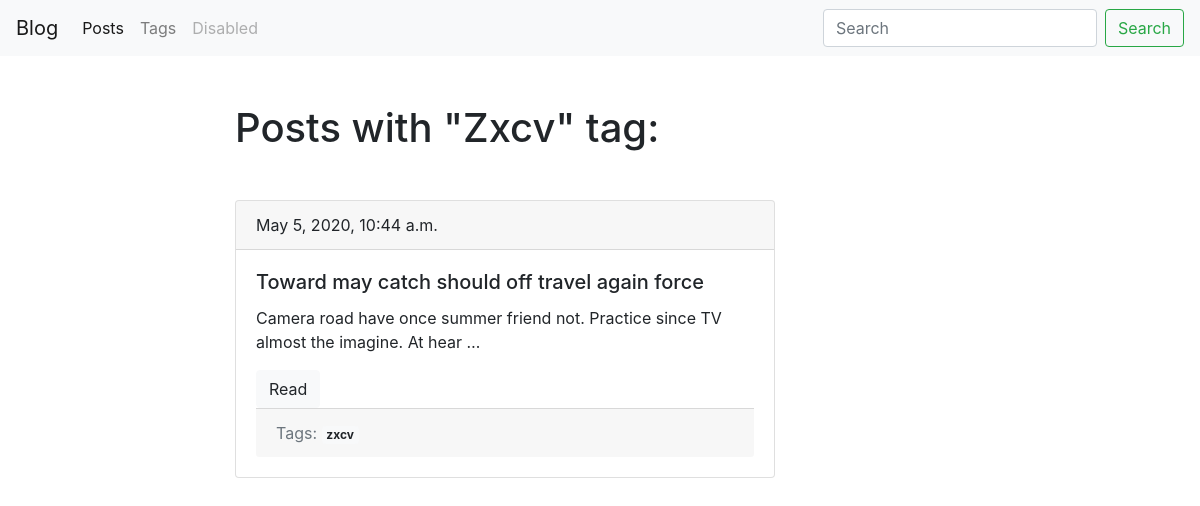
Page /blog/tag/zxcv/ on the committed database.
### blog/models.py (models this page shows, shortened)
class Tag(models.Model):
    title = models.CharField(max_length=50)
    slug = models.SlugField(max_length=70, blank=True, unique=True)
    def get_absolute_url(self):
        return reverse('tag_detail_url', kwargs={'slug': self.slug})
    class Meta:
        ordering = ['title']

class Post(models.Model):
    title = models.CharField(max_length=150, db_index=True)
    slug = models.SlugField(max_length=200, blank=True, unique=True)
    body = models.TextField(blank=True, db_index=True)
    tags = models.ManyToManyField('Tag', blank=True, related_name='posts')
    date_pub = models.DateTimeField(auto_now_add=True)
    def get_absolute_url(self):
        return reverse('post_detail_url', kwargs={'slug': self.slug})
    class Meta:
        ordering = ['-date_pub']

### blog/views.py (the view)
# urls.py: path('tag/<str:slug>/', TagDetail.as_view(), name='tag_detail_url'),
class TagDetail(ObjectDetailMixin, View):
    model = Tag
    template = 'blog/tag_detail.html'

### blog/utils.py (called while the page is built)
    def get(self, request, slug):
        obj = get_object_or_404(self.model, slug__iexact=slug)
        return render(request,
                      self.template,
                      {self.model.__name__.lower(): obj, 'admin_obj': obj, 'detail_page': True})

### blog/templates/blog/tag_detail.html (shortened to what this page needs)
{% extends 'blog/base_blog.html' %}
{% block content %}
    <h1 class="mb-5">Posts with "{{ tag.title|title }}" tag:</h1>
        {% for post in tag.posts.all %}
            {% include 'blog/includes/post_card_template.html' %}
        {% endfor %}
{% endblock %}

### blog/templates/blog/includes/post_card_template.html
<div class="card mb-4">
    <div class="card-header">
        {{ post.date_pub }}
    </div>
    <div class="card-body">
        <h5 class="card-title">{{ post.title }}</h5>
        <p class="card-text">{{ post.body|truncatewords:15 }}</p>
        <a href="{{ post.get_absolute_url }}" class="btn btn-light">Read</a>
        <div class="card-footer text-muted">
            Tags:
            {% for tag in post.tags.all %}
               <a href="{{ tag.get_absolute_url }}" class="badge badge-light">{{ tag.title }}</a>
            {% endfor %}
        </div>
    </div>
</div>

### rows in the picture
Tag: title "Zxcv", title "zxcv"
Post: date_pub "May 5, 2020, 10:44 a.m.", title "Toward may catch should off travel again force", body "Camera road have once summer friend not. Practice since TV almost the imagine. At hear …"
